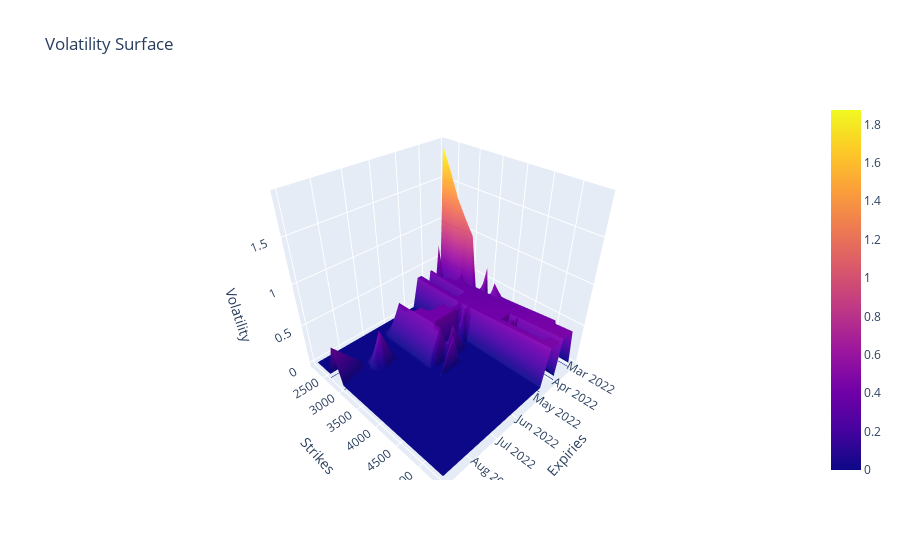

The notebook cell this image was saved under:
### Code cell
from stochastic_volatility_models.visualisations.volatility_surface import plot_volatility_surface

fig = plot_volatility_surface(
	time=time,
	volatility_surface=spx_vs,
	quantity_method="model_price",
	model=model,
	plot_parameters={"moneyness": False, "time_to_expiry": False, "log_moneyness": False, "mid_price": True},
)
fig.show()


fig = plot_volatility_surface(
	time=time,
	volatility_surface=spx_vs,
	quantity_method="model_pricing_implied_volatility",
	pricing_model=PricingModel(),
	model=model,
	plot_parameters={"moneyness": False, "time_to_expiry": False, "log_moneyness": False, "mid_price": True},
)
fig.show()

### Figure 1 — Plotly figure (JSON) as saved in the notebook; plotly's stock layout.template omitted (floating-point values rounded to 4 significant figures; data arrays with more than 128 entries replaced by an {"elided": "..."} marker saying what was removed)
{"data": [{"contours": {"z": {"highlightcolor": "limegreen", "project": {"z": true}, "show": true, "usecolormap": true}}, "type": "surface", "x": ["2022-03-04", "2022-03-09", "2022-03-11", "2022-03-18", "2022-03-23", "2022-03-25", "2022-03-30", "2022-03-31", "2022-04-01", "2022-04-08", "2022-04-14", "2022-04-22", "2022-04-29", "2022-05-20", "2022-05-31", "2022-06-17", "2022-06-30", "2022-07-15", "2022-07-29", "2022-08-31"], "y": [2200, 2400, 2600, 2800, 3000, 3200, 3400, 3500, 3600, 3700, 3800, 3850, 3900, 3950, 3975, 4000, 4025, 4040, 4050, 4060, 4070, 4075, 4080, 4090, 4100, 4110, 4120, 4125, 4130, 4140, 4150, 4160, 4170, 4175, 4180, 4190, 4200, 4210, 4220, 4225, 4230, 4240, 4250, 4260, 4270, 4275, 4280, 4290, 4300, 4310, 4320, 4325, 4330, 4340, 4350, 4360, 4370, 4375, 4380, 4390, 4400, 4410, 4420, 4425, 4430, 4440, 4450, 4460, 4470, 4475, 4480, 4490, 4500, 4510, 4525, 4550, 4600, 4650, 4700, 4800, 5000, 5200, 5400], "z": {"elided": "83x20 float values"}}], "layout": {"scene": {"aspectmode": "cube", "xaxis": {"title": {"text": "Expiries"}}, "yaxis": {"title": {"text": "Strikes"}}, "zaxis": {"title": {"text": "Volatility"}}}, "title": {"text": "Volatility Surface"}}}
